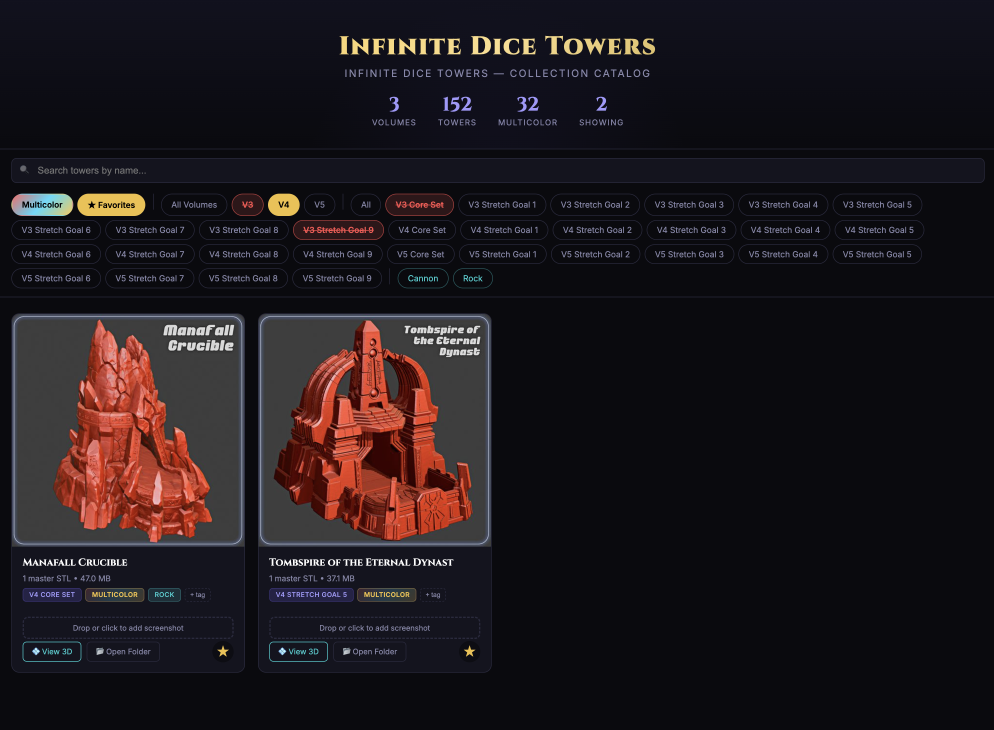
#> input picture images/excludes.png, 2980 x 2188 px (shown at 1/3 size)
$ python -i generate_catalog.py   (imports and definitions only)
#> lines starting #> are read from the running program, lines starting #| are printed output that depends on the picture
#!/usr/bin/env python3
"""
Infinite Dice Tower Catalog Generator
Scans a root folder (containing Volume subfolders) or a single Volume folder
and generates a self-contained HTML catalog viewer.
Usage:
    python3 generate_catalog.py [path_to_root_or_volume_folder]
    python3 generate_catalog.py --serve [path_to_root_or_volume_folder]
"""

import os
import re
import sys
import json
import base64
import glob
import http.server
import socketserver
import webbrowser
import urllib.parse
import time
import tempfile
from pathlib import Path
from io import BytesIO

try:
    from PIL import Image
    HAS_PIL = True
except ImportError:
    HAS_PIL = False
    print("Warning: Pillow not installed. Thumbnails will use full-size images.")

try:
    import yaml
    HAS_YAML = True
except ImportError:
    HAS_YAML = False
    print("Warning: PyYAML not installed (pip install pyyaml). Favorites/tags won't persist to YAML.")
    print("Install with: pip install Pillow")


THUMB_SIZE = 480


# [4 lines left out: function shorten_volume, not called in this run]


def make_thumbnail_b64(img_path):
    """Create a base64 thumbnail from an image (JPEG output; RGBA converted to RGB)."""
#> called with img_path = 'images/excludes.png'
    if HAS_PIL:
        try:
            img = Image.open(img_path)
#> img is the input picture: PIL image 2980x2188 RGBA; mean R, G, B, A 30.2, 24, 28.1, 255
            # JPEG doesn't support alpha; convert RGBA/PA to RGB (white background)
            if img.mode in ('RGBA', 'LA', 'P'):
                if img.mode == 'P':
                    img = img.convert('RGBA')
                bg = Image.new('RGB', img.size, (255, 255, 255))
#> bg: PIL image 2980x2188 RGB; every value is 255
                bg.paste(img, mask=img.split()[-1] if img.mode in ('RGBA', 'LA') else None)
                img = bg
            elif img.mode != 'RGB':
                img = img.convert('RGB')
            img.thumbnail((THUMB_SIZE, THUMB_SIZE), Image.LANCZOS)
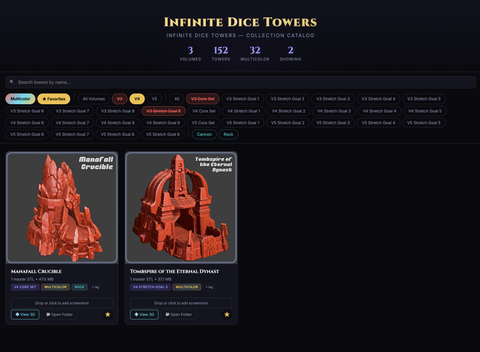
#> img: PIL image 480x352 RGB; mean R, G, B 30.2, 23.9, 28.1
            buf = BytesIO()
            img.save(buf, format='JPEG', quality=82)
            return base64.b64encode(buf.getvalue()).decode('ascii')
        except Exception as e:
            print(f"  Warning: Could not thumbnail {img_path}: {e}")
    # Fallback: embed full image
    with open(img_path, 'rb') as f:
        return base64.b64encode(f.read()).decode('ascii')


# [144 lines left out: functions is_tower_dir, scan_tower_dir, scan_volume, scan_all, not called in this run]


def _user_data_path():
    return os.path.join(os.path.dirname(os.path.abspath(__file__)), 'user_data.yaml')


# [2031 lines left out: functions load_user_data, save_user_data, generate_html, not called in this run]


# Set by serve() so uploads can validate paths and refresh the catalog on disk.
_CATALOG_ROOT = None
_HTML_OUTPUT_PATH = None


# [46 lines left out: functions _path_under_catalog_root, _safe_upload_filename, _unique_dest_path, regenerate_catalog_html, not called in this run]


class CatalogHandler(http.server.SimpleHTTPRequestHandler):
    """Custom handler that serves STL files, opens folders, and persists screenshot uploads."""

    # [138 lines left out: functions _send_json, do_POST, do_GET, not called in this run]

    def log_message(self, format, *args):
        pass  # Suppress request logging


class ReusableTCPServer(socketserver.TCPServer):
    """TCPServer that releases the port immediately on Ctrl+C (SO_REUSEADDR)."""
    allow_reuse_address = True


# [46 lines left out: functions serve, main, not called in this run]


# [2 lines not run here, left out]

>>> result = make_thumbnail_b64('images/excludes.png')
